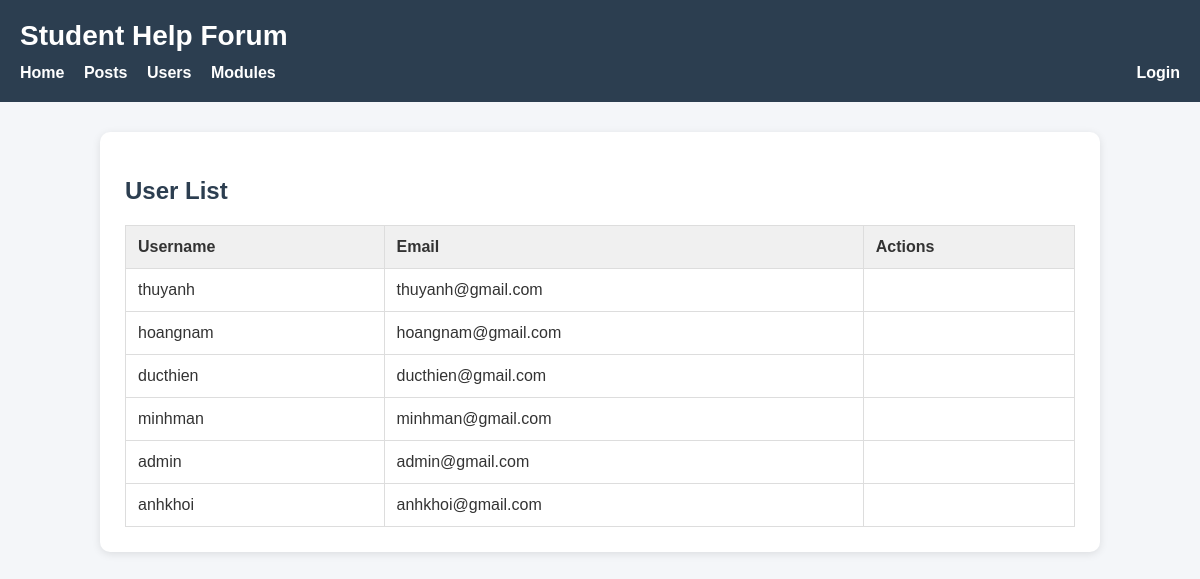
The page /users.php on the database its author committed.
### tables this page shows
CREATE TABLE `users` (
  `user_id` int(11) NOT NULL,
  `username` varchar(100) NOT NULL,
  `email` varchar(150) NOT NULL,
  `created_at` timestamp NOT NULL DEFAULT current_timestamp(),
  `role` enum('student','admin') NOT NULL DEFAULT 'student',
  `password` varchar(255) NOT NULL
);

### users.php (called while the page is built, shortened)
<?php
include 'includes/DatabaseConnection.php';
$sql = 'SELECT user_id, username, email, role FROM users ORDER BY user_id ASC';
$result = $pdo->query($sql);
$users = [];
foreach ($result as $row) {
    $users[] = [
        'user_id' => $row['user_id'],
        'username' => $row['username'],
        'email' => $row['email'],
        'role' => $row['role'],
    ];
}
include 'templates/users.html.php';
$output = ob_get_clean();
include 'templates/layout.html.php';

### templates/users.html.php (the view, shortened to what this page needs)
<h2>User List</h2>
<table>
    <tr>
        <th>Username</th>
        <th>Email</th>
        <th>Actions</th>
    </tr>
    <?php foreach ($users as $user): ?>
    <tr>
        <td><?=$user['username']?></td>
        <td><?=$user['email']?></td>
        <td>
        </td>
    </tr>
    <?php endforeach; ?>
</table>

### templates/layout.html.php (shortened to what this page needs)
<?php
$isLoggedIn = isset($_SESSION['user_id']);
?>
<!DOCTYPE html>
<html lang="en">
<head>
</head>
<body>
<header>
    <h1>Student Help Forum</h1>
    <nav class="main-nav">
        <div class="nav-left">
            <a href="index.php">Home</a>
            <a href="posts.php">Posts</a>
            <a href="users.php">Users</a>
            <a href="modules.php">Modules</a>
        </div>
        <div class="nav-right">
            <?php if ($isLoggedIn): ?>
                <a href="logout.php">Logout (<?=$_SESSION['username']?>)</a>
            <?php else: ?>
                <a href="login.php">Login</a>
            <?php endif; ?>
        </div>
    </nav>
</header>
<main>
    <?=$output?>
</main>
</body>
</html>

### templates/layout.html.php (style rules this page uses)
* { box-sizing: border-box; }
body { margin: 0; font-family: Arial, sans-serif; background-color: #f4f6f9; color: #333; }
header { background-color: #2c3e50; color: white; padding: 20px; }
header h1 { margin: 0 0 12px 0; font-size: 28px; }
.main-nav { display: flex; justify-content: space-between; align-items: center; flex-wrap: wrap; }
.nav-left a { margin-right: 15px; }
.nav-right a { margin-left: 15px; }
nav a { color: white; text-decoration: none; font-weight: bold; }
main { max-width: 1000px; margin: 30px auto; background: white; padding: 25px; border-radius: 10px; box-shadow: 0 2px 8px rgba(0,0,0,0.1); }
h2, h3 { color: #2c3e50; }
table { width: 100%; border-collapse: collapse; margin-top: 20px; }
table, th, td { border: 1px solid #ddd; }
th, td { padding: 12px; text-align: left; }
th { background-color: #f0f0f0; }

### rows shown on the page
users: username "thuyanh", email "thuyanh@gmail.com"
users: username "hoangnam", email "hoangnam@gmail.com"
users: username "ducthien", email "ducthien@gmail.com"
users: username "minhman", email "minhman@gmail.com"
users: username "admin", email "admin@gmail.com"
users: username "anhkhoi", email "anhkhoi@gmail.com"
